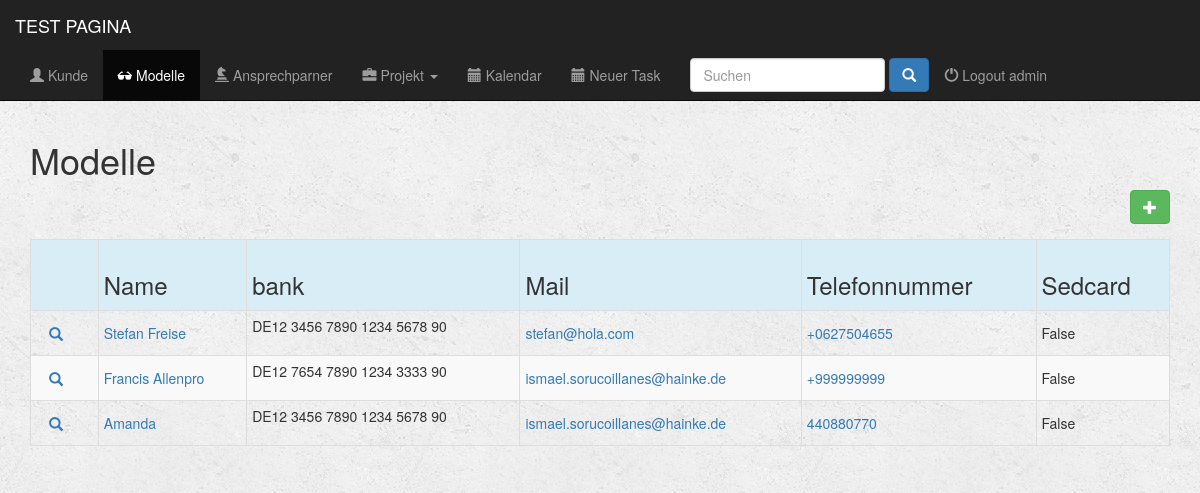
The app's page /apli/model/ (signed in) with its own data.
### apli/models.py (models this page shows, shortened)
class Person(models.Model):
    name = models.CharField(max_length=200)
    name_short = models.CharField(max_length=100, blank=True)
    company = models.CharField(max_length=200, blank=True)
    company_short = models.CharField(max_length=100, blank=True)
    agent = models.CharField(max_length=200, blank=True)
    agent_short = models.CharField(max_length=100, blank=True)
    country = models.CharField(max_length=50, blank=True)
    city = models.CharField(max_length=50, blank=True)
    zip_code = models.CharField(max_length=15, blank=True)
    address = models.CharField(max_length=100, blank=True)
    email = models.EmailField()
    phone_regex = RegexValidator(regex=r'^\+?1?\d{9,15}$', message="Phone number must be entered in the format: '+999999999'. Up to 15 digits allowed.")
    phone = models.CharField(validators=[phone_regex], max_length=15)
    comment = models.CharField(max_length=500, blank=True)
    sedcard = models.BooleanField(default=False)
    statut = models.CharField(max_length=15, choices=(('modell', 'Modelo'), ('Photograph', 'Fotografo'), ('Make Up', 'Make Up'), ('Styling', 'Styling'), ('Rrhh', 'Recursos Humanos'), ('verschieden', 'Otro')), default='Modell')
    bank_regex = RegexValidator(regex=r'^DE\d{2}\s?([0-9a-zA-Z]{4}\s?){4}[0-9a-zA-Z]{2}$', message="Bank account must be entered in the format: 'DE12 3456 7890 1234 5678 90'. Up to 27 digits allowed.")
    bank_account = models.CharField(validators=[bank_regex], max_length=27)
    website = models.CharField(max_length=200, blank=True)
    class Meta:
        verbose_name = 'Person'
        verbose_name_plural = 'Persons'

### apli/views.py (the view)
@login_required(login_url='/register/login/')
def index_model(request):
    all_models = Person.objects.all().filter(statut='modell')
    return render(request, 'apli/model/index_model.html', {'all_models': all_models})

### fullcalendar/fullcalendar.py (called while the page is built)
def css_url():
    return FULLCALENDAR['css_url']

def print_css_url():
    return FULLCALENDAR['print_css_url']

def javascript_url():
    return FULLCALENDAR['javascript_url']

def jquery_url():
    return FULLCALENDAR['jquery_url']

def jquery_ui_url():
    return FULLCALENDAR['jquery_ui_url']

### fullcalendar/templatetags/fullcalendar_tags.py (called while the page is built)
@register.inclusion_tag("fullcalendar/calendar_init.html")
def calendar_init(calendar_config_options):
    return {'calendar_config_options': mark_safe(calendar_config_options)}

@register.simple_tag
def fullcalendar_css_url():
    return css_url()

@register.simple_tag
def fullcalendar_print_css_url():
    return print_css_url()

@register.simple_tag
def fullcalendar_javascript_url():
    return javascript_url()

@register.simple_tag
def fullcalendar_jquery_url():
    return jquery_url()

@register.simple_tag
def fullcalendar_jquery_ui_url():
    return jquery_ui_url()

@register.simple_tag
def fullcalendar_css():
    url = fullcalendar_css_url()
    return mark_safe("<link href='%s' rel='stylesheet' />" % url)

@register.simple_tag
def fullcalendar_print_css():
    url = fullcalendar_print_css_url()
    return mark_safe("<link href='%s' rel='stylesheet' media='print' />" % url)

@register.simple_tag
def fullcalendar_jquery():
    url = fullcalendar_jquery_url()
    return mark_safe("<script src='%s'></script>" % url)

@register.simple_tag
def fullcalendar_jquery_ui():
    url = fullcalendar_jquery_ui_url()
    return mark_safe("<script src='%s'></script>" % url)

@register.simple_tag
def fullcalendar_javascript():
    url = fullcalendar_javascript_url()
    return mark_safe("<script src='%s'></script>" % url)

### apli/templates/apli/model/index_model.html (shortened to what this page needs)
{% extends 'apli/base.html' %}
{% block models_active %}active{% endblock %}
{% block body %}
        <div class="container">
                <div class=" form-group input-group form-inline col-md-12">
                    <h1>Modelle</h1>
                    <a href="{% url 'model_new' %}" <button type="submit" class="btn btn-success btn-md pull-right" ><span class="glyphicon glyphicon-plus" aria-hidden="true"></span></a>
                </div>
        </div>
    <div class="container">
        {% if all_models %}
            <div class="table-responsive">
                <table class="table table-striped table-hover table-condensed table-bordered">
                    <tr class="active info">
                        <th></th>
                        <th><h3 class="form-control-static">Name</h3></th>
                        <th><h3 class="form-control-static">bank</h3></th>
                        <th><h3 class="form-control-static">Mail</h3></th>
                        <th><h3 class="form-control-static">Telefonnummer</h3></th>
                        <th><h3 class="form-control-static">Sedcard</h3></th>
                    </tr>
                    {% for modelo in all_models %}
                        <tr>
                            <td>
                                <div class=" btn-group-xs">
                                    <div class="">
                                        <a href={% url 'detail_model' modelo.id %} class="btn btn-link btn-link glyphicon glyphicon-search"></a>
                                    </div>
                                </div>
                            </td>
                            <td><a href="{% url 'detail_model' modelo.id %}"><p class="form-control-static">{{modelo.name}}</p></a></td>
                            <td>{{modelo.bank_account}}</td>
                            <td><a href="mailto:{{ modelo.email }}"><p class="form-control-static">{{modelo.email}}</p></a></td>
                            <td><a href="tel:{{ modelo.telephone }}"><p class="form-control-static">{{modelo.phone}}</p></a></td>
                            <td><p class="form-control-static">{{modelo.sedcard}}</p></td>
                        </tr>
                    {% endfor %}
                </table>
            </div>
        {% else %}
            <h3>No hay modelos</h3>
        {% endif %}
    </div>
{% endblock%}

### apli/templates/apli/base.html (shortened to what this page needs)
{% load fullcalendar_tags %}
{% load static from staticfiles %}
<!DOCTYPE html>
<html lang="en">
    <head>
        {% fullcalendar_css %}
        {% fullcalendar_print_css %}
        <link rel="stylesheet" href="https://maxcdn.bootstrapcdn.com/bootstrap/3.3.6/css/bootstrap.min.css">
        <link rel="stylesheet" type="text/css" href="{% static 'apli/style.css' %}"/>
    </head>
    <body>
        <div class="container-fluid">
            <header>
                <div="row">
                    <nav class="navbar navbar-inverse navbar-fixed-top" role="navigation">
                        <div class="container-fluid">
                            <div class="navbar-header">
                                <a href="{% url 'dashboard' %}" class="navbar-brand">TEST PAGINA</a>
                            </div>
                            <div class="collapse navbar-collapse" id="topNavBar">
                                <ul class="nav navbar-nav">
                                    <li role="presentation" class="{% block clients_active %}{% endblock %}"><a href="{% url 'index_client' %}"><span class="glyphicon glyphicon-user" aria-hidden="true"></span> Kunde</a></li>
                                    <li role="presentation" class="{% block models_active %}{% endblock %}"><a href="{% url 'index_model' %}"><span class="glyphicon glyphicon-sunglasses" aria-hidden="true"></span> Modelle</a></li>
                                    <li role="presentation" class="{% block personas_active %}{% endblock %}"><a href="{% url 'index_person' %}"><span class="glyphicon glyphicon-knight" aria-hidden="true"></span> Ansprechparner</a></li>
                                    <li class="dropdown">
                                        <a href="#" class="dropdown-toggle {% block cotizaciones_active %}{% endblock %}" data-toggle="dropdown" role="button" aria-expanded="false">
                                            <span class="glyphicon glyphicon-briefcase" aria-hidden="true" class="{% block projects_active %}{% endblock %}"></span>
                                            Projekt
                                            <span class="caret"></span>
                                        </a>
                                    </li>
                                    <li role="presentation" class="{% block calendario_active %}{% endblock %}"><a href="{% url 'calendar_by_user' %}"><span class="glyphicon glyphicon-calendar" aria-hidden="true"></span> Kalendar</a></li>
                                    <li role="presentation" class="{% block task_active %}{% endblock %}}"><a href="{% url 'index_task' %}"><span class="glyphicon glyphicon-calendar" aria-hidden="true"></span> Neuer Task</a></li>
                                    <li role="presentation" >
                                        <form  method="GET" action="{% url 'busca' %}" class="navbar-form navbar-right" role="search" >
                                            <input type="text" placeholder="Suchen" class="form-control" name="q" value="{{ request.GET.q }}">
                                            <button type="submit" class="btn btn-primary ">
                                                <span class="glyphicon glyphicon-search"></span>
                                            </button>
                                        </form>
                                     </li>
                                    <div class= "nav navbar-nav" >
                                        {% if request.user.is_authenticated %}
                                            <li role="presentation" class="pull-right"><a href="{% url 'logout' %}" > <span class="glyphicon glyphicon-off" aria-hidden="true"></span> Logout {{ user }} </a></li>
                                        {% endif %}
                                    </div>
                                </ul>
                            </div>
                        </div>
                    </nav>
                </div>
        {% block body %}
        {% endblock %}
    </body>
</html>

### apli/static/apli/style.css (style rules this page uses)
body { background: white url("images/background.png"); }

### apli/templates/apli/base.html (style rules this page uses)
body { padding-top:60px; }

### records on screen
Person: name "Stefan Freise", bank_account "DE12 3456 7890 1234 5678 90", email "stefan@hola.com", phone "+0627504655", sedcard "False"
Person: name "Francis Allenpro", bank_account "DE12 7654 7890 1234 3333 90", email "ismael.sorucoillanes@hainke.de", phone "+999999999", sedcard "False"
Person: name "Amanda", bank_account "DE12 3456 7890 1234 5678 90", email "ismael.sorucoillanes@hainke.de", phone "440880770", sedcard "False"

### other values on screen
{{ user }} "admin"
